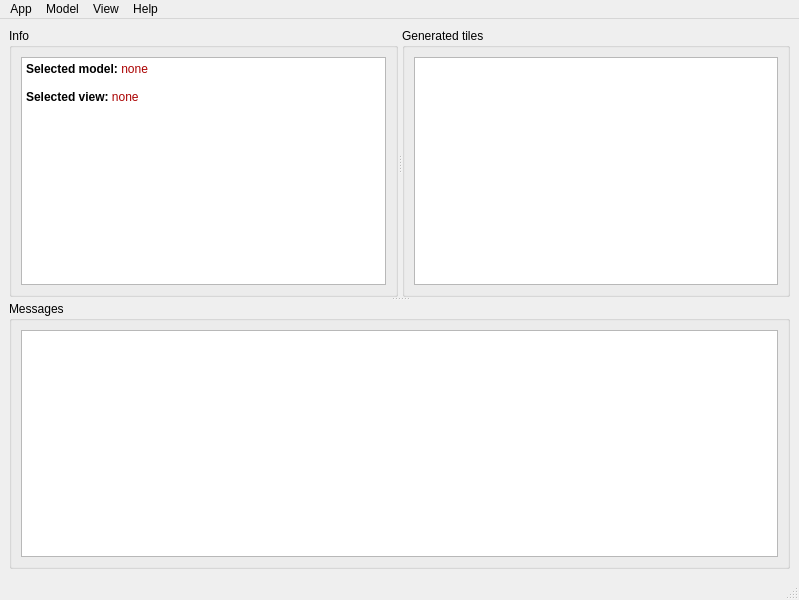
<?xml version="1.0" encoding="UTF-8"?>
<ui version="4.0">
 <class>MainWindow</class>
 <widget class="QMainWindow" name="MainWindow">
  <property name="geometry">
   <rect>
    <x>0</x>
    <y>0</y>
    <width>799</width>
    <height>600</height>
   </rect>
  </property>
  <property name="windowTitle">
   <string>PyCover</string>
  </property>
  <widget class="QWidget" name="centralwidget">
   <layout class="QGridLayout" name="gridLayout">
    <item row="0" column="0">
     <widget class="QSplitter" name="splitter_2">
      <property name="orientation">
       <enum>Qt::Vertical</enum>
      </property>
      <widget class="QSplitter" name="splitter">
       <property name="orientation">
        <enum>Qt::Horizontal</enum>
       </property>
       <widget class="QGroupBox" name="groupBox_3">
        <property name="title">
         <string>Info</string>
        </property>
        <layout class="QHBoxLayout" name="horizontalLayout_2">
         <item>
          <widget class="QTextBrowser" name="infoText">
           <property name="html">
            <string>&lt;!DOCTYPE HTML PUBLIC &quot;-//W3C//DTD HTML 4.0//EN&quot; &quot;http://www.w3.org/TR/REC-html40/strict.dtd&quot;&gt;
&lt;html&gt;&lt;head&gt;&lt;meta name=&quot;qrichtext&quot; content=&quot;1&quot; /&gt;&lt;style type=&quot;text/css&quot;&gt;
p, li { white-space: pre-wrap; }
&lt;/style&gt;&lt;/head&gt;&lt;body style=&quot; font-family:'Sans Serif'; font-size:9pt; font-weight:400; font-style:normal;&quot;&gt;
&lt;p style=&quot; margin-top:0px; margin-bottom:0px; margin-left:0px; margin-right:0px; -qt-block-indent:0; text-indent:0px;&quot;&gt;&lt;span style=&quot; font-weight:600;&quot;&gt;Selected model: &lt;/span&gt;&lt;span style=&quot; color:#aa0000;&quot;&gt;none&lt;/span&gt;&lt;/p&gt;
&lt;p style=&quot;-qt-paragraph-type:empty; margin-top:0px; margin-bottom:0px; margin-left:0px; margin-right:0px; -qt-block-indent:0; text-indent:0px;&quot;&gt;&lt;br /&gt;&lt;/p&gt;
&lt;p style=&quot; margin-top:0px; margin-bottom:0px; margin-left:0px; margin-right:0px; -qt-block-indent:0; text-indent:0px;&quot;&gt;&lt;span style=&quot; font-weight:600;&quot;&gt;Selected view: &lt;/span&gt;&lt;span style=&quot; color:#aa0000;&quot;&gt;none&lt;/span&gt;&lt;/p&gt;
&lt;p style=&quot;-qt-paragraph-type:empty; margin-top:0px; margin-bottom:0px; margin-left:0px; margin-right:0px; -qt-block-indent:0; text-indent:0px;&quot;&gt;&lt;br /&gt;&lt;/p&gt;
&lt;p style=&quot;-qt-paragraph-type:empty; margin-top:0px; margin-bottom:0px; margin-left:0px; margin-right:0px; -qt-block-indent:0; text-indent:0px;&quot;&gt;&lt;br /&gt;&lt;/p&gt;&lt;/body&gt;&lt;/html&gt;</string>
           </property>
          </widget>
         </item>
        </layout>
       </widget>
       <widget class="QGroupBox" name="groupBox">
        <property name="title">
         <string>Generated tiles</string>
        </property>
        <layout class="QHBoxLayout" name="horizontalLayout_3">
         <item>
          <widget class="QListView" name="tilesList"/>
         </item>
        </layout>
       </widget>
      </widget>
      <widget class="QGroupBox" name="groupBox_2">
       <property name="title">
        <string>Messages</string>
       </property>
       <layout class="QHBoxLayout" name="horizontalLayout">
        <item>
         <widget class="QTextBrowser" name="messagesText"/>
        </item>
       </layout>
      </widget>
     </widget>
    </item>
   </layout>
  </widget>
  <widget class="QMenuBar" name="menubar">
   <property name="geometry">
    <rect>
     <x>0</x>
     <y>0</y>
     <width>799</width>
     <height>23</height>
    </rect>
   </property>
   <widget class="QMenu" name="menuModel">
    <property name="title">
     <string>App</string>
    </property>
    <addaction name="actionGenerate"/>
    <addaction name="separator"/>
    <addaction name="actionExit_2"/>
   </widget>
   <widget class="QMenu" name="menuModel_2">
    <property name="title">
     <string>Model</string>
    </property>
    <widget class="QMenu" name="menuType">
     <property name="title">
      <string>Type</string>
     </property>
     <addaction name="action2D_Rectangle_2"/>
     <addaction name="actionPyramid_2"/>
    </widget>
    <addaction name="menuType"/>
   </widget>
   <widget class="QMenu" name="menuView">
    <property name="title">
     <string>View</string>
    </property>
    <addaction name="actionType"/>
   </widget>
   <widget class="QMenu" name="menuHelp">
    <property name="title">
     <string>Help</string>
    </property>
    <addaction name="actionDocumentation"/>
    <addaction name="separator"/>
    <addaction name="actionAbout_2"/>
   </widget>
   <addaction name="menuModel"/>
   <addaction name="menuModel_2"/>
   <addaction name="menuView"/>
   <addaction name="menuHelp"/>
  </widget>
  <widget class="QStatusBar" name="statusbar"/>
  <action name="actionModel">
   <property name="text">
    <string>Model</string>
   </property>
  </action>
  <action name="actionView">
   <property name="text">
    <string>View</string>
   </property>
  </action>
  <action name="actionWebpage">
   <property name="text">
    <string>Documentation</string>
   </property>
  </action>
  <action name="actionAbout">
   <property name="text">
    <string>About</string>
   </property>
  </action>
  <action name="actionDocumentation">
   <property name="text">
    <string>Documentation</string>
   </property>
  </action>
  <action name="actionAbout_2">
   <property name="text">
    <string>About</string>
   </property>
  </action>
  <action name="actionExit">
   <property name="text">
    <string>Exit</string>
   </property>
  </action>
  <action name="actionGenerate">
   <property name="text">
    <string>Generate</string>
   </property>
  </action>
  <action name="actionExit_2">
   <property name="text">
    <string>Exit</string>
   </property>
  </action>
  <action name="action2D_Rectangle">
   <property name="checkable">
    <bool>true</bool>
   </property>
   <property name="text">
    <string>2D Rectangle</string>
   </property>
  </action>
  <action name="actionPyramid">
   <property name="checkable">
    <bool>true</bool>
   </property>
   <property name="text">
    <string>Pyramid</string>
   </property>
  </action>
  <action name="actionType_2">
   <property name="text">
    <string>Type</string>
   </property>
  </action>
  <action name="actionType">
   <property name="text">
    <string>Type</string>
   </property>
  </action>
  <action name="action2D_Rectangle_2">
   <property name="checkable">
    <bool>true</bool>
   </property>
   <property name="text">
    <string>2D Rectangle</string>
   </property>
  </action>
  <action name="actionPyramid_2">
   <property name="checkable">
    <bool>true</bool>
   </property>
   <property name="text">
    <string>Pyramid</string>
   </property>
  </action>
 </widget>
 <resources/>
 <connections>
  <connection>
   <sender>actionExit_2</sender>
   <signal>triggered()</signal>
   <receiver>MainWindow</receiver>
   <slot>close()</slot>
   <hints>
    <hint type="sourcelabel">
     <x>-1</x>
     <y>-1</y>
    </hint>
    <hint type="destinationlabel">
     <x>399</x>
     <y>299</y>
    </hint>
   </hints>
  </connection>
 </connections>
</ui>
